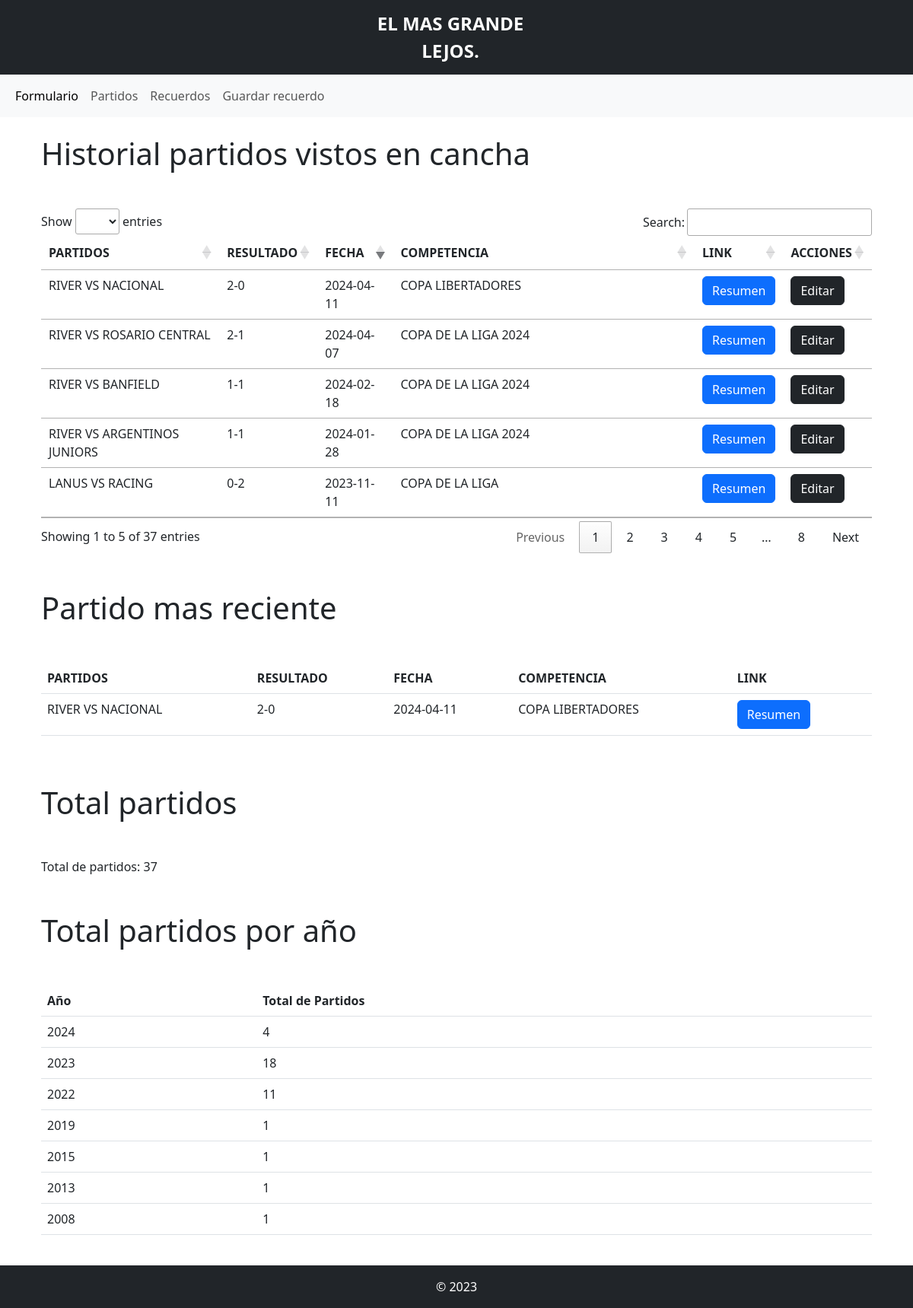
The page / on the database its author committed.
### tables this page shows
CREATE TABLE `partidos` (
  `id` int(11) NOT NULL,
  `partido` varchar(255) NOT NULL,
  `resultado` varchar(255) DEFAULT NULL,
  `fecha` date DEFAULT NULL,
  `link` varchar(255) DEFAULT NULL,
  `competencia` varchar(255) DEFAULT NULL
);

### index.php (the view, shortened to what this page needs)
<?php include("includes/header.php")?>
<?php include("includes/navAbajoDelHeader.php")?>
<?php include("save-task.php")?>
<div class="container p-4">
<div class="col-md-12">
    <h1 class="title mb-5">Historial partidos vistos en cancha</h1>
    <div class="table-responsive">
        <table id="myTable" class="table">
            <thead>
                <tr>
                    <th scope="col">PARTIDOS</th>
                    <th scope="col">RESULTADO</th>
                    <th scope="col">FECHA</th>
                    <th scope="col">COMPETENCIA</th>
                    <th scope="col">LINK</th>
                    <th scope="col">ACCIONES</th>
                </tr>
            </thead>
            <tbody>
                <?php
                    $query = "SELECT * FROM partidos ORDER BY fecha DESC";
                    $resultTask = mysqli_query($conn, $query);
                    while ($row = mysqli_fetch_assoc($resultTask)) {
                        $rowColorClass = '';
                        echo '<tr class="' . $rowColorClass . '">';
                        echo '<td>' . $row['partido'] . '</td>';
                        echo '<td>' . $row['resultado'] . '</td>';
                        echo '<td>' . $row['fecha'] . '</td>';
                        echo '<td>' . $row['competencia'] . '</td>';
                        echo '<td><a href="' . $row['link'] . '" class="btn btn-primary" target="_blank">Resumen</a></td>';
                        echo '<td>';
                        echo '<a href="edit.php?id=' . $row['id'] . '" class="btn btn-dark">Editar</a>';
                        echo '</td>';
                        echo '</tr>';
                    }
                ?>
            </tbody>
        </table>
    </div>
</div>
        <div class="col-md-12">
        <h1 class="title mb-5 mt-5">Partido mas reciente</h1>
        <div class="table-responsive">
            <table class="table">
                        <thead>
                            <tr>
                                <th scope="col">PARTIDOS</th>
                                <th scope="col">RESULTADO</th>
                                <th scope="col">FECHA</th>
                                <th scope="col">COMPETENCIA</th>
                                <th scope="col">LINK</th>
                            </tr>
                        </thead>
                        <tbody>
                            <?php
                                $query = "SELECT * FROM partidos ORDER BY fecha DESC LIMIT 1";
                                $resultTask = mysqli_query($conn, $query);
                                if ($row = mysqli_fetch_assoc($resultTask)) {
                                    $rowColorClass = '';
                                    echo '<tr class="' . $rowColorClass . '">';
                                    echo '<td>' . $row['partido'] . '</td>';
                                    echo '<td>' . $row['resultado'] . '</td>';
                                    echo '<td>' . $row['fecha'] . '</td>';
                                    echo '<td>' . $row['competencia'] . '</td>';
                                    echo '<td><a href="' . $row['link'] . '" class="btn btn-primary" target="_blank">Resumen</a></td>';
                                    echo '</tr>';
                                } else {
                                    echo '<tr><td colspan="6">No hay partidos registrados</td></tr>';
                                }
                                ?>
                        </tbody>
                </table>
            </div>
        </div>
        <h1 class="title mb-5 mt-5">Total partidos</h1>
            <?php
            $query = "SELECT COUNT(id) AS total_partidos FROM partidos";
            $result = mysqli_query($conn, $query);
            if ($row = mysqli_fetch_assoc($result)) {
                $totalPartidos = $row['total_partidos'];
                echo '<tr>';
                echo '<td colspan="6">Total de partidos: ' . $totalPartidos . '</td>';
                echo '</tr>';
            } else {
                echo '<tr><td colspan="6">No hay partidos registrados</td></tr>';
            }
            ?>
        <h1 class="title mb-5 mt-5">Total partidos por año</h1>
            <?php
            $query = "SELECT YEAR(fecha) AS anio, COUNT(*) AS total_partidos FROM partidos GROUP BY YEAR(fecha) ORDER BY anio DESC";
            $result = mysqli_query($conn, $query);
            ?>
            <table class="table">
                <thead>
                    <tr>
                        <th>Año</th>
                        <th>Total de Partidos</th>
                    </tr>
                </thead>
                <tbody>
                    <?php
                    while ($row = mysqli_fetch_assoc($result)) {
                        echo '<tr>';
                        echo '<td>' . $row['anio'] . '</td>';
                        echo '<td>' . $row['total_partidos'] . '</td>';
                        echo '</tr>';
                    }
                    ?>
                </tbody>
            </table>
    </div>
<?php include("includes/footer.php")?>

### includes/header.php (shortened to what this page needs)
<!DOCTYPE html>
<html lang="en">
<head>
    <link rel="stylesheet" href="../styles/style.css">
    <link href="https://cdn.jsdelivr.net/npm/bootstrap@5.3.1/dist/css/bootstrap.min.css" rel="stylesheet">
    <link href="https://unpkg.com/aos@2.3.1/dist/aos.css" rel="stylesheet">
        <link rel="stylesheet" type="text/css" href="https://cdn.datatables.net/1.10.25/css/jquery.dataTables.css">
</head>
<body>
<nav class="navbar navbar-expand-lg navbar-light bg-dark">
  <div class="container-md d-flex justify-content-center align-items-center">
    <a class="navbar-brand text-center" href="#">
      <span class="d-block fs-4 fw-bold text-white">EL MAS GRANDE</span>
      <span class="d-block fs-4 fw-bold text-white">LEJOS.</span>
    </a>
  </div>
</nav>

### includes/navAbajoDelHeader.php (shortened to what this page needs)
<nav class="navbar navbar-expand-lg navbar-light bg-light">
  <div class="container-fluid">
    <div class="collapse navbar-collapse" id="navbarNav">
      <ul class="navbar-nav">
        <li class="nav-item">
          <a class="nav-link active" aria-current="page" href="/PARTIDOS/formulario.php">Formulario</a>
        </li>
        <li class="nav-item">
          <a class="nav-link" href="/PARTIDOS/index.php">Partidos</a>
        </li>
        <li class="nav-item">
          <a class="nav-link" href="/PARTIDOS/galery/galery.php">Recuerdos</a>
        </li>
        <li class="nav-item">
          <a class="nav-link" href="/PARTIDOS/galery/save-memorie.php">Guardar recuerdo</a>
        </li>
      </ul>
    </div>
  </div>
</nav>

### includes/footer.php (shortened to what this page needs)
<!DOCTYPE html>
<html lang="en">
<head>
    <link href="https://cdn.jsdelivr.net/npm/bootstrap@5.3.0/dist/css/bootstrap.min.css" rel="stylesheet">
</head>
<body>
<footer class="bg-dark text-center text-white p-3">
    © 2023
</footer>
</body>
</html>

### includes/footer.php (style rules this page uses)
body { display: flex; flex-direction: column; min-height: 100vh; margin: 0; }

### rows shown on the page
partidos: partido "RIVER VS NACIONAL", resultado "2-0", fecha "2024-04-11", competencia "COPA LIBERTADORES"
partidos: partido "RIVER VS ROSARIO CENTRAL", resultado "2-1", fecha "2024-04-07", competencia "COPA DE LA LIGA 2024"
partidos: partido "RIVER VS BANFIELD", resultado "1-1", fecha "2024-02-18", competencia "COPA DE LA LIGA 2024"
partidos: partido "RIVER VS ARGENTINOS JUNIORS", resultado "1-1", fecha "2024-01-28", competencia "COPA DE LA LIGA 2024"
partidos: partido "LANUS VS RACING", resultado "0-2", fecha "2023-11-11", competencia "COPA DE LA LIGA"

### other values the page prints
$totalPartidos "37"
$row['anio'] "2024"
$row['total_partidos'] "4"
$row['anio'] "2023"
$row['total_partidos'] "18"
$row['anio'] "2022"
$row['total_partidos'] "11"
$row['anio'] "2019"
$row['total_partidos'] "1"
$row['anio'] "2015"
$row['anio'] "2013"
$row['anio'] "2008"
